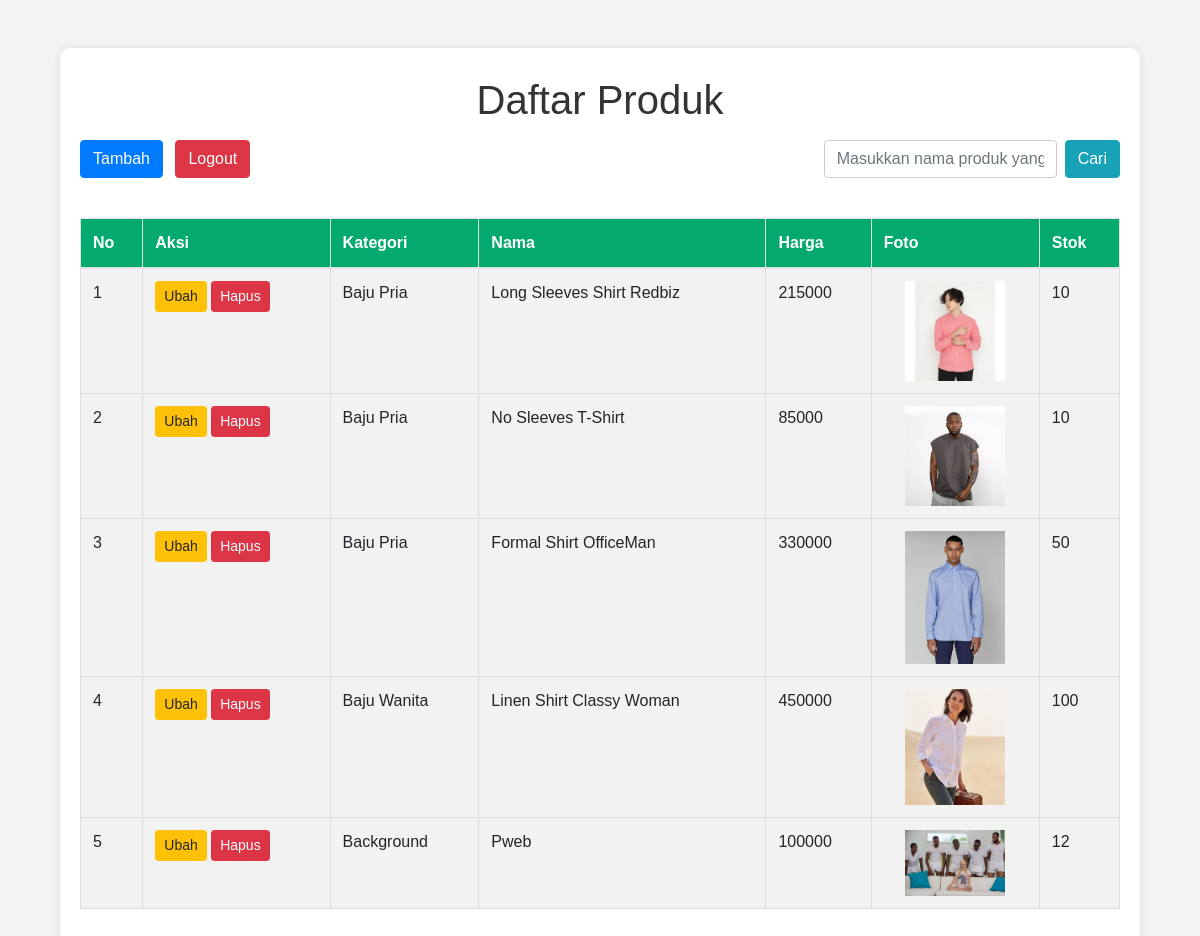
The page / (signed in) on the database its author committed.
### tables this page shows
CREATE TABLE `produk` (
  `ID` int(11) NOT NULL,
  `Kategori` varchar(255) NOT NULL,
  `Nama` varchar(255) NOT NULL,
  `Harga` double NOT NULL,
  `Foto` varchar(255) NOT NULL,
  `Stok` int(11) NOT NULL
);

### function.php (called while the page is built, shortened)
<?php
$connect = mysqli_connect("localhost", "root", "", "onlinestore");
function Select($query)
{
    global $connect;
    $result = mysqli_query($connect, $query);
    $rows = [];
    while ($row = mysqli_fetch_assoc($result)) {
        $rows[] = $row;
    }
    return $rows;
}
?>

### index.php (the view, shortened to what this page needs)
<?php
require 'function.php';
$produk = Select("SELECT * FROM produk");
?>
<!DOCTYPE html>
<html lang="en">
<head>
    <link href="https://stackpath.bootstrapcdn.com/bootstrap/4.5.2/css/bootstrap.min.css" rel="stylesheet">
    <link rel="stylesheet" type="text/css" href="style-index.css">
</head>
<body>
<div class="container mt-5">
    <div class="row">
        <div class="col">
            <h1 class="mt-2 mb-3">Daftar Produk</h1>
            <div class="link-container mb-3">
                <div>
                    <a href="tambah.php" class="btn btn-primary mr-2">Tambah</a>
                    <a href="logout.php" class="btn btn-danger">Logout</a>
                </div>
                <form action="" method="post" class="form-inline">
                    <input type="text" name="keyword" placeholder="Masukkan nama produk yang ingin dicari..." class="form-control mr-2">
                    <button type="submit" name="cari" class="btn btn-info">Cari</button>
                </form>
            </div>
            <table class="table table-striped">
                <thead>
                    <tr>
                        <th>No</th>
                        <th>Aksi</th>
                        <th>Kategori</th>
                        <th>Nama</th>
                        <th>Harga</th>
                        <th>Foto</th>
                        <th>Stok</th>
                    </tr>
                </thead>
                <tbody>
                    <?php $i = 1;
                    foreach ($produk as $row): ?>
                        <tr>
                            <td><?php echo $i++; ?></td>
                            <td>
                                <a href="update.php?ID=<?php echo $row["ID"]; ?>" class="btn btn-sm btn-warning">Ubah</a>
                                <a href="hapus.php?ID=<?php echo $row["ID"]; ?>" class="btn btn-sm btn-danger" onclick="return confirm('Yakin ingin menghapus?');">Hapus</a>
                            </td>
                            <td><?php echo $row["Kategori"]; ?></td>
                            <td><?php echo $row["Nama"]; ?></td>
                            <td><?php echo $row["Harga"]; ?></td>
                            <td><img src="img/<?php echo $row["Foto"]; ?>" alt="<?php echo $row["Nama"]; ?>" class="product-image" style="max-width: 100px;"></td>
                            <td><?php echo $row["Stok"]; ?></td>
                        </tr>
                    <?php endforeach;
                    ?>
                </tbody>
            </table>
        </div>
    </div>
</div>
</body>
</html>

### style-index.css (style rules this page uses)
* { box-sizing: border-box; }
body { font-family: Arial, sans-serif; background-color: #f4f4f4; margin: 0; padding: 0; }
.container { width: 90%; max-width: 1200px; margin: 20px auto; background-color: #fff; padding: 20px; box-shadow: 0 0 10px rgba(0, 0, 0, 0.1); border-radius: 10px; }
h1 { text-align: center; color: #333; margin-bottom: 20px; }
.link-container { display: flex; justify-content: space-between; margin-bottom: 20px; }
form { margin-bottom: 20px; }
form input[type="text"] { width: 100%; padding: 12px; border: 1px solid #ccc; border-radius: 4px; box-sizing: border-box; }
table { width: 100%; border-collapse: collapse; margin-top: 20px; }
th, td { border: 1px solid #ddd; padding: 15px; text-align: left; }
th { background-color: #04AA6D; color: white; }
tbody tr:nth-child(even) { background-color: #f2f2f2; }
table img { max-width: 100%; height: auto; }
.product-image { max-width: 50px; height: auto; display: block; margin: 0 auto; }

### rows shown on the page
produk: Kategori "Baju Pria", Nama "Long Sleeves Shirt Redbiz", Harga "215000", Foto (picture), Stok "10"
produk: Kategori "Baju Pria", Nama "No Sleeves T-Shirt", Harga "85000", Foto (picture), Stok "10"
produk: Kategori "Baju Pria", Nama "Formal Shirt OfficeMan", Harga "330000", Foto (picture), Stok "50"
produk: Kategori "Baju Wanita", Nama "Linen Shirt Classy Woman", Harga "450000", Foto (picture), Stok "100"
produk: Kategori "Background", Nama "Pweb", Harga "100000", Foto (picture), Stok "12"
